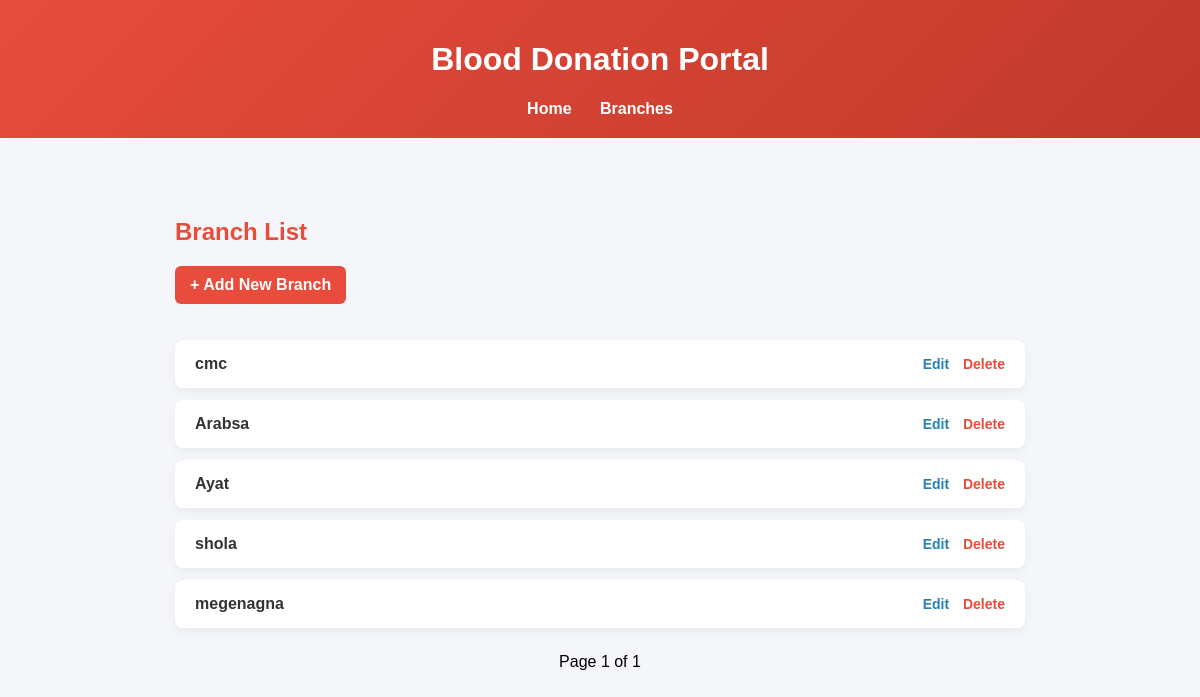
The page /branches/ on the database its author committed.
### donor/models.py (models this page shows)
class Branch(models.Model):
    name = models.CharField(max_length=100)

### donor/views.py (the view)
# urls.py: path('branches/', views.branch_list, name='branch_list'),
def branch_list(request):
    branches = Branch.objects.all()
    paginator = Paginator(branches, 10)
    page_number = request.GET.get('page')
    page_obj = paginator.get_page(page_number)
    return render(request, 'donor/branch_list.html', {'page_obj': page_obj})

### donor/templates/donor/branch_list.html (shortened to what this page needs)
<!DOCTYPE html>
<html lang="en">
<head>
</head>
<body>
<header>
    <h1>Blood Donation Portal</h1>
    <nav>
        <a href="{% url 'home' %}">Home</a>
        <a href="{% url 'branch_list' %}">Branches</a>
    </nav>
</header>
<div class="container">
    <h2>Branch List</h2>
    <a href="{% url 'branch_create' %}" class="add-btn">
        + Add New Branch
    </a>
    <ul>
        {% for branch in page_obj %}
            <li>
                <a href="{% url 'branch_detail' branch.id %}" class="branch-name">
                    {{ branch.name }}
                </a>
                <div class="actions">
                    <a href="{% url 'branch_update' branch.id %}" class="edit-btn">
                        Edit
                    </a>
                    <a href="{% url 'branch_delete' branch.id %}" class="delete-btn">
                        Delete
                    </a>
                </div>
            </li>
        {% empty %}
            <li>No branches found.</li>
        {% endfor %}
    </ul>
    <div class="pagination">
        <span>
            Page {{ page_obj.number }} of {{ page_obj.paginator.num_pages }}
        </span>
    </div>
</div>
</body>
</html>

### donor/templates/donor/branch_list.html (style rules this page uses)
body { font-family: Arial, sans-serif; background: #f4f6f9; margin: 0; padding: 0; }
header { background: linear-gradient(135deg, #e74c3c, #c0392b); color: white; padding: 20px; text-align: center; }
nav a { color: white; margin: 0 12px; text-decoration: none; font-weight: bold; }
.container { max-width: 850px; margin: 40px auto; padding: 20px; }
h2 { color: #e74c3c; margin-bottom: 20px; }
.add-btn { display: inline-block; margin-bottom: 20px; padding: 10px 15px; background: #e74c3c; color: white; text-decoration: none; border-radius: 6px; font-weight: bold; transition: 0.3s; }
ul { list-style: none; padding: 0; }
ul li { background: white; padding: 15px 20px; margin-bottom: 12px; border-radius: 8px; box-shadow: 0 4px 10px rgba(0,0,0,0.05); display: flex; justify-content: space-between; align-items: center; }
.branch-name { font-weight: bold; color: #333; text-decoration: none; }
.actions a { margin-left: 10px; text-decoration: none; font-size: 14px; font-weight: bold; }
.edit-btn { color: #2980b9; }
.delete-btn { color: #e74c3c; }
.pagination { margin-top: 25px; text-align: center; }
.pagination span { margin: 0 10px; }

### rows shown on the page
Branch: name "cmc"
Branch: name "Arabsa"
Branch: name "Ayat"
Branch: name "shola"
Branch: name "megenagna"

### other values the page prints
{{ page_obj.number }} "1"
{{ page_obj.paginator.num_pages }} "1"
